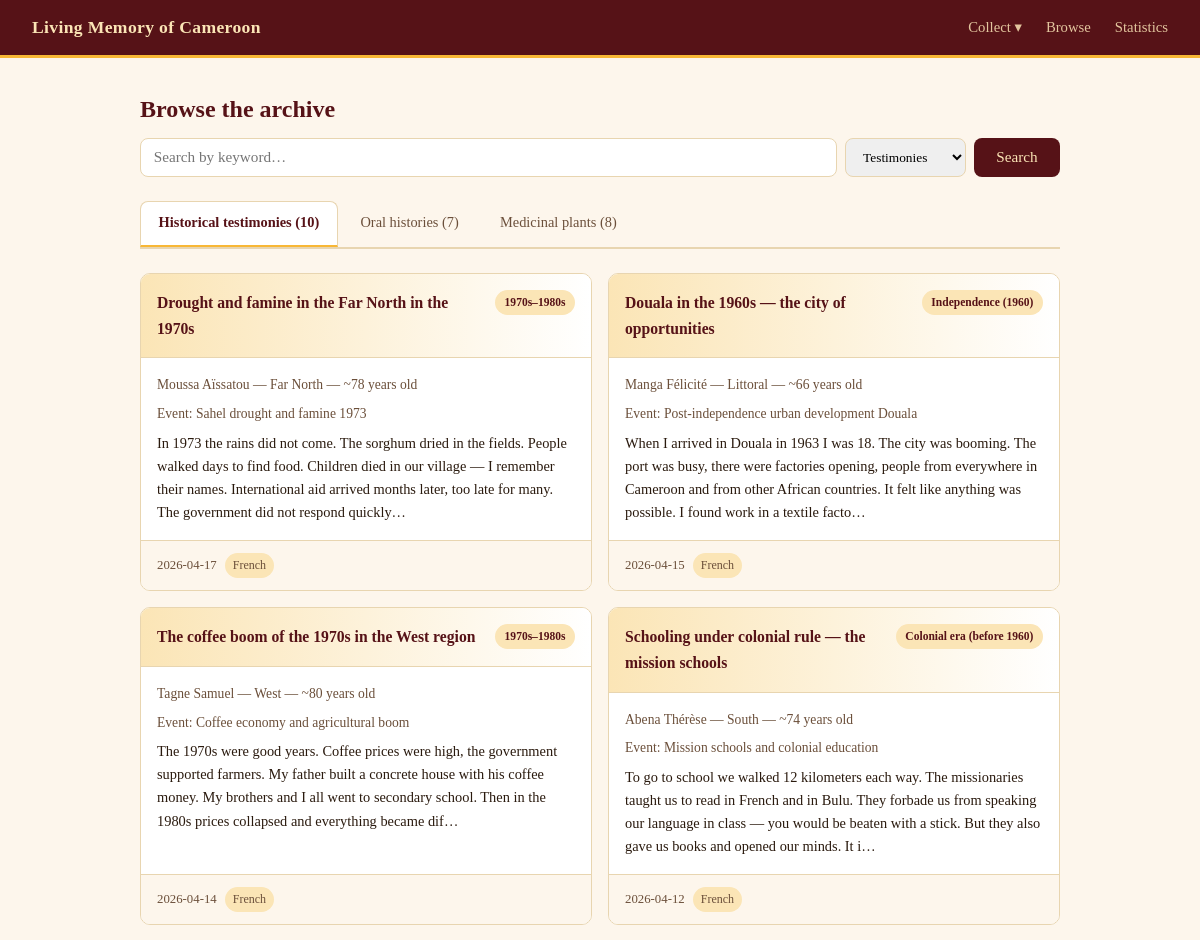
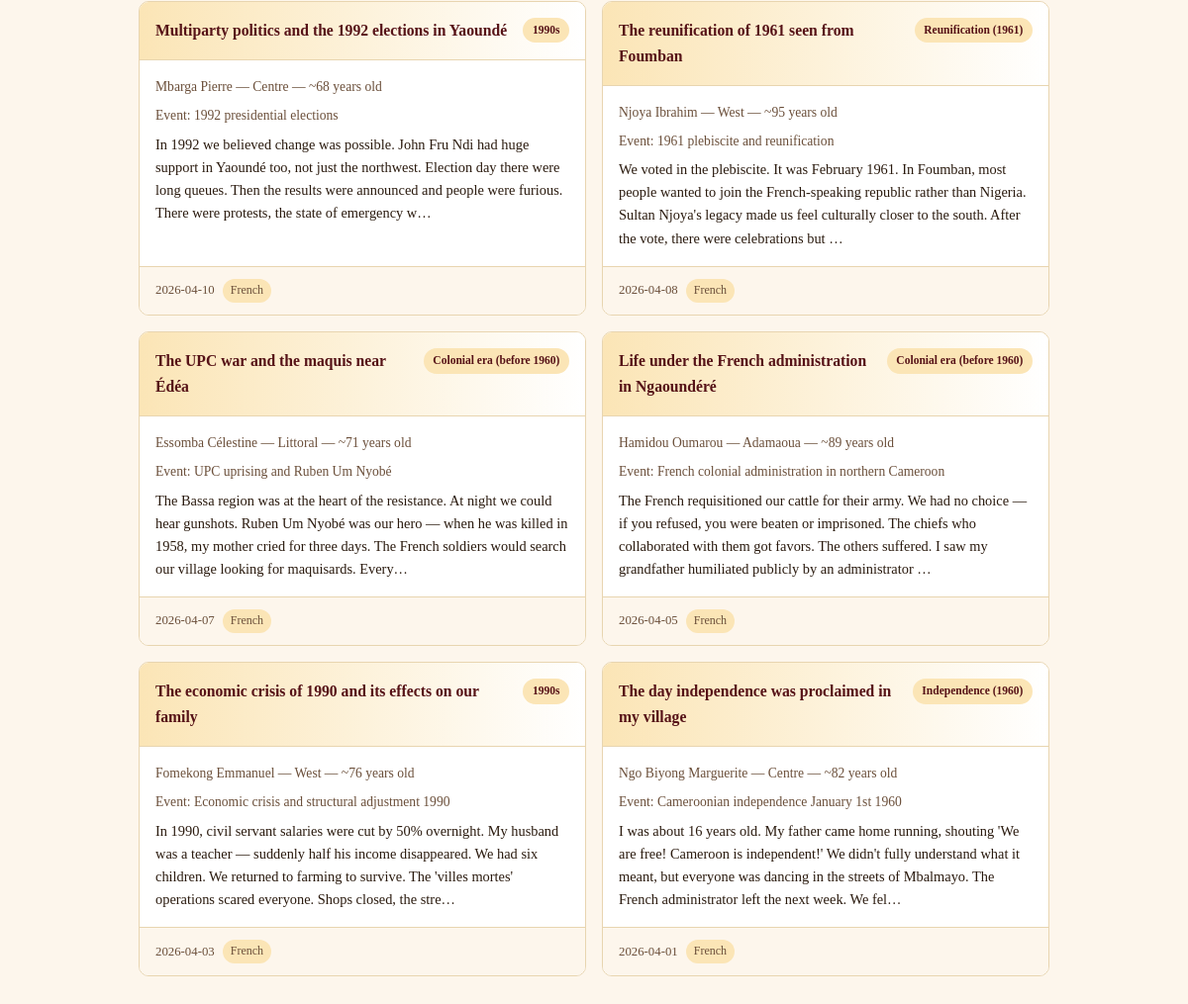
Screenshot of /browse with the database file from the repository (2 pictures, top to bottom).
### models/testimony.py (models this page shows, shortened)
class Testimony(db.Model):
    __tablename__ = 'testimonies'
    id                  = db.Column(db.Integer, primary_key=True)
    person_id           = db.Column(db.Integer, db.ForeignKey('persons.id'), nullable=False)
    title               = db.Column(db.String(200), nullable=False)
    transcription       = db.Column(db.Text)           # written text of what they said
    audio_url           = db.Column(db.String(500))    # link to audio file on Cloudinary
    video_url           = db.Column(db.String(500))    # link to video file on Cloudinary
    historical_period   = db.Column(db.String(100))
    related_event       = db.Column(db.String(200))
    testimony_language  = db.Column(db.String(100))
    record_date         = db.Column(db.Date, default=date.today)

### models/person.py (models this page shows, shortened)
class Person(db.Model):
    __tablename__ = 'persons'
    id               = db.Column(db.Integer, primary_key=True)
    last_name        = db.Column(db.String(100), nullable=False)
    first_name       = db.Column(db.String(100))
    approx_age       = db.Column(db.Integer)
    ethnic_group     = db.Column(db.String(100))
    region           = db.Column(db.String(100))
    city_village     = db.Column(db.String(100))
    native_language  = db.Column(db.String(100))
    consent_given    = db.Column(db.Boolean, default=False)
    interview_date   = db.Column(db.Date, default=date.today)
    testimonies      = db.relationship('Testimony',      backref='person', lazy=True)
    oral_histories   = db.relationship('OralHistory',    backref='person', lazy=True)
    plant_usages     = db.relationship('MedicinalUsage', backref='person', lazy=True)

### app.py (the view)
    @app.route('/browse')
    def browse():
        tab = request.args.get('tab', 'testimonies')
        testimonies   = Testimony.query.order_by(Testimony.record_date.desc()).all()
        oral_histories= OralHistory.query.order_by(OralHistory.record_date.desc()).all()
        plants        = Plant.query.all()
        return render_template('browse.html',
            tab           = tab,
            testimonies   = testimonies,
            oral_histories= oral_histories,
            plants        = plants
        )

### templates/browse.html (shortened to what this page needs)
{% extends "base.html" %}
{% block content %}
<h2>Browse the archive</h2>
<div class="search-bar">
  <input type="text" id="search-input" placeholder="Search by keyword…">
  <select id="search-type">
    <option value="testimony">Testimonies</option>
  </select>
  <button onclick="doSearch()" class="btn btn-primary">Search</button>
</div>
<div class="tabs">
  <a href="/browse?tab=testimonies"    class="tab {{ 'active' if tab == 'testimonies' }}">
    Historical testimonies ({{ testimonies|length }})
  </a>
  <a href="/browse?tab=oral"           class="tab {{ 'active' if tab == 'oral' }}">
    Oral histories ({{ oral_histories|length }})
  </a>
  <a href="/browse?tab=plants"         class="tab {{ 'active' if tab == 'plants' }}">
    Medicinal plants ({{ plants|length }})
  </a>
</div>
{% if tab == 'testimonies' %}
<div class="cards-grid">
  {% for t in testimonies %}
  <div class="card">
    <div class="card-header">
      <h3>{{ t.title }}</h3>
      <span class="badge">{{ t.historical_period or 'Period unknown' }}</span>
    </div>
    <div class="card-body">
      {% if t.person %}
      <p class="meta">
        {{ t.person.last_name }} {{ t.person.first_name or '' }}
        {% if t.person.region %} — {{ t.person.region }}{% endif %}
        {% if t.person.approx_age %} — ~{{ t.person.approx_age }} years old{% endif %}
      </p>
      {% endif %}
      {% if t.related_event %}
      <p class="meta">Event: {{ t.related_event }}</p>
      {% endif %}
      {% if t.transcription %}
      <p class="excerpt">{{ t.transcription[:250] }}{% if t.transcription|length > 250 %}…{% endif %}</p>
      {% endif %}
    </div>
    <div class="card-footer">
      <span>{{ t.record_date }}</span>
      {% if t.testimony_language %}
      <span class="tag">{{ t.testimony_language }}</span>
      {% endif %}
    </div>
  </div>
  {% else %}
  <p class="empty">No testimonies recorded yet. <a href="/collect-testimony">Start collecting.</a></p>
  {% endfor %}
</div>
{% endif %}
{% endblock %}

### templates/base.html (shortened to what this page needs)
<!DOCTYPE html>
<html lang="en">
<head>
  <link rel="stylesheet" href="{{ url_for('static', filename='css/style.css') }}">
</head>
<body>
  <nav class="navbar">
    <a href="/" class="nav-brand">Living Memory of Cameroon</a>
    <div class="nav-links">
      <div class="nav-dropdown">
        <span class="nav-item">Collect ▾</span>
      </div>
      <a href="/browse">Browse</a>
      <a href="/dashboard">Statistics</a>
    </div>
  </nav>
  <main class="container">
    {% block content %}{% endblock %}
  </main>
</body>
</html>

### statics/style.css (style rules this page uses)
*, *::before, *::after { box-sizing: border-box; margin: 0; padding: 0; }
:root { --cosmos: #561217; --cosmos-light: #F5E0E1; --champagne: #FBE5B6; --nuclear: #F8B735; --orange: #F38218; --teal: #2C6E63; --teal-light: #DFF0EE; --teal-dark: #1E4E46; --text: #2A1A0E; --text-muted: #6B4F3A; --border: #E8D5B0; --bg: #FDF6EC; --white: #FFFFFF; --radius: 10px; }
body { font-family: Georgia, 'Times New Roman', serif; background: var(--bg); color: var(--text); line-height: 1.65; font-size: 16px; }
.navbar { background: var(--cosmos); border-bottom: 3px solid var(--nuclear); padding: 0 2rem; display: flex; align-items: center; justify-content: space-between; height: 58px; position: sticky; top: 0; z-index: 100; }
.nav-brand { font-weight: 700; color: var(--champagne); text-decoration: none; font-size: 1.1rem; letter-spacing: 0.02em; }
.nav-links { display: flex; align-items: center; gap: 1.5rem; }
.nav-links a, .nav-item { color: var(--champagne); text-decoration: none; font-size: 0.92rem; cursor: pointer; opacity: 0.85; }
.nav-dropdown { position: relative; }
.container { max-width: 960px; margin: 0 auto; padding: 2rem 1.25rem; }
h2 { font-size: 1.5rem; margin-bottom: 0.5rem; color: var(--cosmos); }
h3 { font-size: 1.05rem; }
.btn { padding: 0.6rem 1.4rem; border-radius: 8px; border: none; cursor: pointer; font-size: 0.95rem; text-decoration: none; display: inline-block; transition: opacity .15s, transform .1s; font-family: inherit; font-weight: 500; }
.btn-primary { background: var(--cosmos); color: var(--champagne); }
.tabs { display: flex; gap: 0.25rem; border-bottom: 2px solid var(--border); margin: 1.5rem 0; }
.tab { padding: 0.6rem 1.1rem; text-decoration: none; color: var(--text-muted); font-size: 0.9rem; border-radius: 8px 8px 0 0; border: 1px solid transparent; }
.tab.active { background: var(--white); border-color: var(--border) var(--border) var(--white); color: var(--cosmos); font-weight: 600; border-bottom-color: var(--nuclear); border-bottom-width: 2px; }
.cards-grid { display: grid; grid-template-columns: repeat(auto-fill, minmax(300px, 1fr)); gap: 1rem; }
.card { background: var(--white); border: 1px solid var(--border); border-radius: var(--radius); overflow: hidden; display: flex; flex-direction: column; transition: box-shadow .2s; }
.card-header { padding: 1rem; border-bottom: 1px solid var(--border); display: flex; justify-content: space-between; align-items: flex-start; gap: 0.5rem; background: linear-gradient(to right, var(--champagne), var(--white)); }
.card-header h3 { font-size: 0.98rem; flex: 1; color: var(--cosmos); }
.card-body { padding: 1rem; flex: 1; }
.card-footer { padding: 0.75rem 1rem; background: var(--bg); font-size: 0.8rem; color: var(--text-muted); display: flex; gap: 0.5rem; align-items: center; flex-wrap: wrap; border-top: 1px solid var(--border); }
.meta { font-size: 0.85rem; color: var(--text-muted); margin-bottom: 0.4rem; }
.excerpt { font-size: 0.9rem; line-height: 1.6; color: var(--text); }
.badge { font-size: 0.72rem; background: var(--champagne); color: var(--cosmos); padding: 0.2rem 0.6rem; border-radius: 20px; white-space: nowrap; flex-shrink: 0; font-weight: 600; }
.tag { background: var(--champagne); color: var(--text-muted); padding: 0.15rem 0.5rem; border-radius: 20px; font-size: 0.75rem; }
.search-bar { display: flex; gap: 0.5rem; flex-wrap: wrap; margin-bottom: 1rem; }
.search-bar input { flex: 1; min-width: 200px; padding: 0.6rem 0.8rem; border: 1px solid var(--border); border-radius: 8px; font-size: 0.95rem; font-family: inherit; background: var(--white); }
.search-bar select { padding: 0.6rem 0.8rem; border: 1px solid var(--border); border-radius: 8px; font-family: inherit; }

### rows the page displays
Testimony: title "Drought and famine in the Far North in the 1970s", historical_period "1970s–1980s", person.last_name "Moussa", person "Aïssatou", person.region "Far North", person.approx_age "78", related_event "Sahel drought and famine 1973", transcription "In 1973 the rains did not come. The sorghum dried in the fields. People walked days to find food. Children died in our village — I remember their names. International aid arrived months later, too late for many. The government did not respond quickly", record_date "2026-04-17", testimony_language "French"
Testimony: title "Douala in the 1960s — the city of opportunities", historical_period "Independence (1960)", person.last_name "Manga", person "Félicité", person.region "Littoral", person.approx_age "66", related_event "Post-independence urban development Douala", transcription "When I arrived in Douala in 1963 I was 18. The city was booming. The port was busy, there were factories opening, people from everywhere in Cameroon and from other African countries. It felt like anything was possible. I found work in a textile facto", record_date "2026-04-15", testimony_language "French"
Testimony: title "The coffee boom of the 1970s in the West region", historical_period "1970s–1980s", person.last_name "Tagne", person "Samuel", person.region "West", person.approx_age "80", related_event "Coffee economy and agricultural boom", transcription "The 1970s were good years. Coffee prices were high, the government supported farmers. My father built a concrete house with his coffee money. My brothers and I all went to secondary school. Then in the 1980s prices collapsed and everything became dif", record_date "2026-04-14", testimony_language "French"
Testimony: title "Schooling under colonial rule — the mission schools", historical_period "Colonial era (before 1960)", person.last_name "Abena", person "Thérèse", person.region "South", person.approx_age "74", related_event "Mission schools and colonial education", transcription "To go to school we walked 12 kilometers each way. The missionaries taught us to read in French and in Bulu. They forbade us from speaking our language in class — you would be beaten with a stick. But they also gave us books and opened our minds. It i", record_date "2026-04-12", testimony_language "French"
Testimony: title "Multiparty politics and the 1992 elections in Yaoundé", historical_period "1990s", person.last_name "Mbarga", person "Pierre", person.region "Centre", person.approx_age "68", related_event "1992 presidential elections", transcription "In 1992 we believed change was possible. John Fru Ndi had huge support in Yaoundé too, not just the northwest. Election day there were long queues. Then the results were announced and people were furious. There were protests, the state of emergency w", record_date "2026-04-10", testimony_language "French"
Testimony: title "The reunification of 1961 seen from Foumban", historical_period "Reunification (1961)", person.last_name "Njoya", person "Ibrahim", person.region "West", person.approx_age "95", related_event "1961 plebiscite and reunification", transcription "We voted in the plebiscite. It was February 1961. In Foumban, most people wanted to join the French-speaking republic rather than Nigeria. Sultan Njoya's legacy made us feel culturally closer to the south. After the vote, there were celebrations but", record_date "2026-04-08", testimony_language "French"
Testimony: title "The UPC war and the maquis near Édéa", historical_period "Colonial era (before 1960)", person.last_name "Essomba", person "Célestine", person.region "Littoral", person.approx_age "71", related_event "UPC uprising and Ruben Um Nyobé", transcription "The Bassa region was at the heart of the resistance. At night we could hear gunshots. Ruben Um Nyobé was our hero — when he was killed in 1958, my mother cried for three days. The French soldiers would search our village looking for maquisards. Every", record_date "2026-04-07", testimony_language "French"
Testimony: title "Life under the French administration in Ngaoundéré", historical_period "Colonial era (before 1960)", person.last_name "Hamidou", person "Oumarou", person.region "Adamaoua", person.approx_age "89", related_event "French colonial administration in northern Cameroon", transcription "The French requisitioned our cattle for their army. We had no choice — if you refused, you were beaten or imprisoned. The chiefs who collaborated with them got favors. The others suffered. I saw my grandfather humiliated publicly by an administrator", record_date "2026-04-05", testimony_language "French"
Testimony: title "The economic crisis of 1990 and its effects on our family", historical_period "1990s", person.last_name "Fomekong", person "Emmanuel", person.region "West", person.approx_age "76", related_event "Economic crisis and structural adjustment 1990", transcription "In 1990, civil servant salaries were cut by 50% overnight. My husband was a teacher — suddenly half his income disappeared. We had six children. We returned to farming to survive. The 'villes mortes' operations scared everyone. Shops closed, the stre", record_date "2026-04-03", testimony_language "French"
Testimony: title "The day independence was proclaimed in my village", historical_period "Independence (1960)", person.last_name "Ngo Biyong", person "Marguerite", person.region "Centre", person.approx_age "82", related_event "Cameroonian independence January 1st 1960", transcription "I was about 16 years old. My father came home running, shouting 'We are free! Cameroon is independent!' We didn't fully understand what it meant, but everyone was dancing in the streets of Mbalmayo. The French administrator left the next week. We fel", record_date "2026-04-01", testimony_language "French"

### other values shown
{{ testimonies|length }} "10"
{{ oral_histories|length }} "7"
{{ plants|length }} "8"
